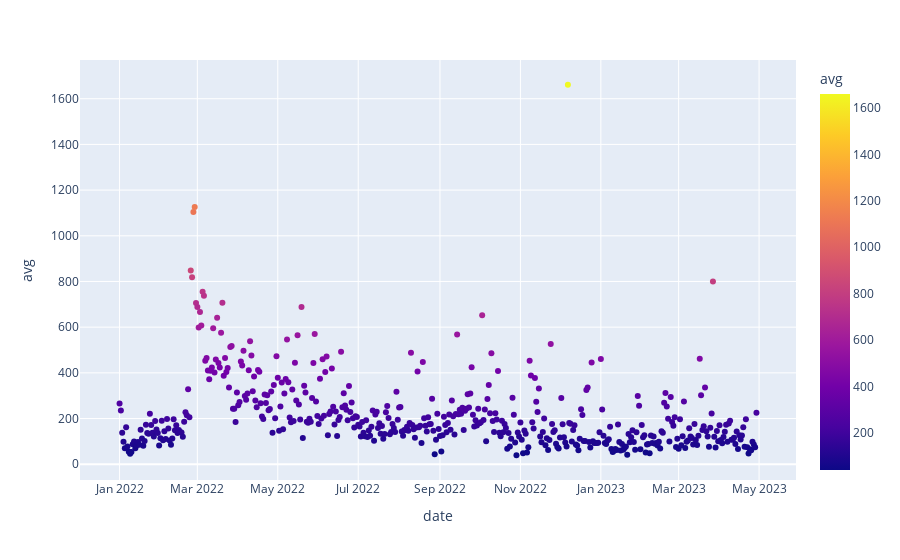

Notebook cell for this chart:
### Code cell
avg_news = df_news_likes[['Date', 'Likes']].groupby(['Date'])['Likes'].mean()
avg_news = pd.DataFrame({'date':avg_news.index, 'avg':avg_news.values})

fig4 = px.scatter(avg_news, x="date", y="avg", color='avg')
fig4.show()

### Figure 1 — Plotly figure (JSON) as saved in the notebook; plotly's stock layout.template omitted (floating-point values rounded to 4 significant figures; data arrays with more than 128 entries replaced by an {"elided": "..."} marker saying what was removed)
{"data": [{"hovertemplate": "date=%{x}<br>avg=%{marker.color}<extra></extra>", "legendgroup": "", "marker": {"color": {"elided": "484 float values"}, "coloraxis": "coloraxis", "symbol": "circle"}, "mode": "markers", "name": "", "orientation": "v", "showlegend": false, "type": "scatter", "x": {"elided": "484 str values"}, "xaxis": "x", "y": {"elided": "484 float values"}, "yaxis": "y"}], "layout": {"coloraxis": {"colorbar": {"title": {"text": "avg"}}, "colorscale": [[0, "#0d0887"], [0.1111, "#46039f"], [0.2222, "#7201a8"], [0.3333, "#9c179e"], [0.4444, "#bd3786"], [0.5556, "#d8576b"], [0.6667, "#ed7953"], [0.7778, "#fb9f3a"], [0.8889, "#fdca26"], [1, "#f0f921"]]}, "legend": {"tracegroupgap": 0}, "margin": {"t": 60}, "xaxis": {"anchor": "y", "domain": [0, 1], "title": {"text": "date"}}, "yaxis": {"anchor": "x", "domain": [0, 1], "title": {"text": "avg"}}}}
